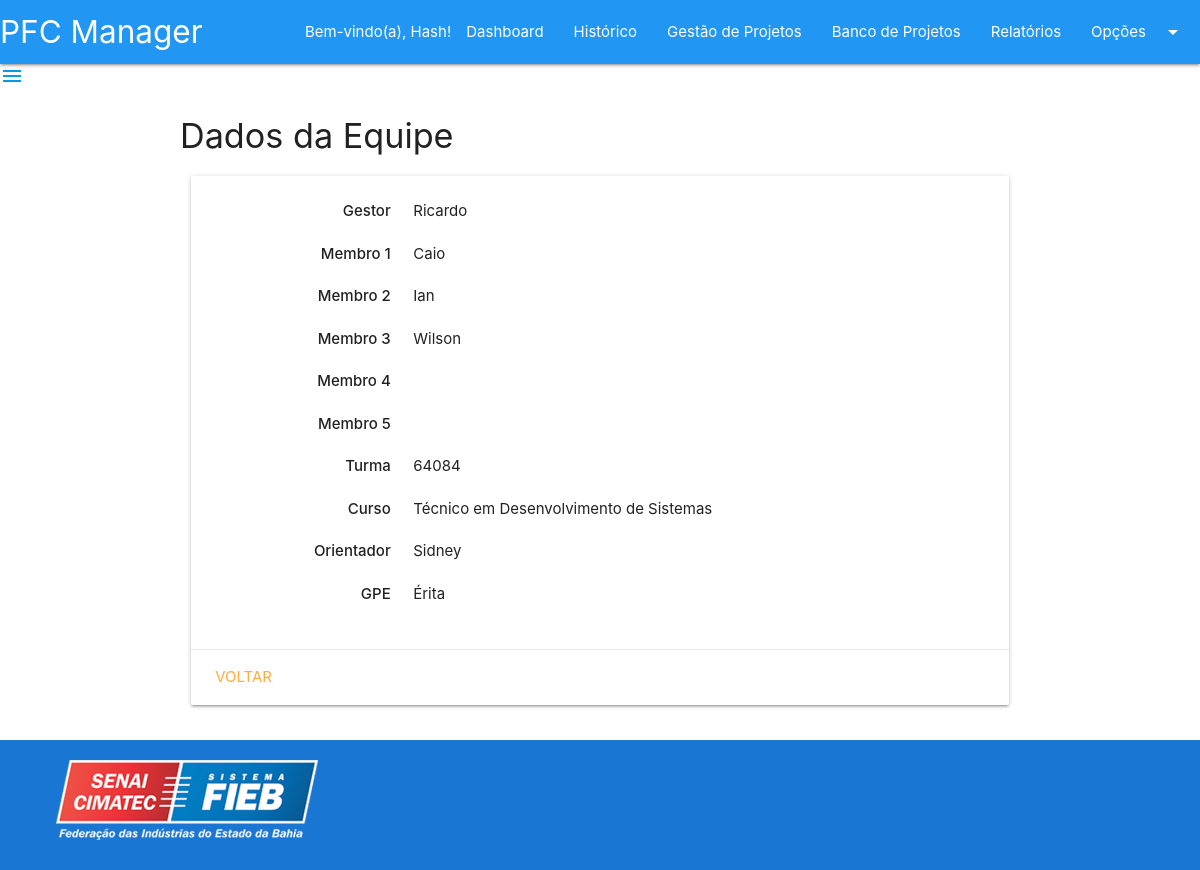
The page /telas/paginas_equipe/detalhes_equipe.php?id=7 (signed in) on the database its author committed.
### tables this page shows
CREATE TABLE `cursos` (
  `curso_id` int NOT NULL AUTO_INCREMENT,
  `curso_nome` varchar(45) DEFAULT NULL,
  `curso_area_id` int NOT NULL,
  `curso_coordenador_id` int NOT NULL,
  PRIMARY KEY (`curso_id`),
  KEY `fk_cursos_areas1_idx` (`curso_area_id`),
  KEY `fk_cursos_coordenadores1_idx` (`curso_coordenador_id`),
  CONSTRAINT `fk_cursos_areas1` FOREIGN KEY (`curso_area_id`) REFERENCES `areas` (`area_id`),
  CONSTRAINT `fk_cursos_coordenadores1` FOREIGN KEY (`curso_coordenador_id`) REFERENCES `coordenadores` (`coordenador_id`)
);

CREATE TABLE `equipes` (
  `equipe_id` int NOT NULL AUTO_INCREMENT,
  `equipe_nota` decimal(3,1) DEFAULT NULL,
  `equipe_gestor` varchar(45) DEFAULT NULL,
  `equipe_membro1` varchar(45) DEFAULT NULL,
  `equipe_membro2` varchar(45) DEFAULT NULL,
  `equipe_membro3` varchar(45) DEFAULT NULL,
  `equipe_membro4` varchar(45) DEFAULT NULL,
  `equipe_membro5` varchar(45) DEFAULT NULL,
  `equipe_tem_projeto` tinyint NOT NULL,
  `equipe_turma_id` int NOT NULL,
  PRIMARY KEY (`equipe_id`),
  KEY `fk_equipes_turmas1_idx` (`equipe_turma_id`),
  CONSTRAINT `fk_equipes_turmas1` FOREIGN KEY (`equipe_turma_id`) REFERENCES `turmas` (`turma_id`)
);

CREATE TABLE `turmas` (
  `turma_id` int NOT NULL AUTO_INCREMENT,
  `turma_codigo` varchar(45) DEFAULT NULL,
  `turma_turno` varchar(45) DEFAULT NULL,
  `turma_curso_id` int NOT NULL,
  `turma_orientador_id` int NOT NULL,
  `turma_gpe_id` int NOT NULL,
  PRIMARY KEY (`turma_id`),
  KEY `fk_turmas_cursos1_idx` (`turma_curso_id`),
  KEY `fk_turmas_orientadores1_idx` (`turma_orientador_id`),
  KEY `fk_turmas_gpes1_idx` (`turma_gpe_id`),
  CONSTRAINT `fk_turmas_cursos1` FOREIGN KEY (`turma_curso_id`) REFERENCES `cursos` (`curso_id`),
  CONSTRAINT `fk_turmas_gpes1` FOREIGN KEY (`turma_gpe_id`) REFERENCES `gpes` (`gpe_id`),
  CONSTRAINT `fk_turmas_orientadores1` FOREIGN KEY (`turma_orientador_id`) REFERENCES `orientadores` (`orientador_id`)
);

CREATE TABLE `orientadores` (
  `orientador_id` int NOT NULL AUTO_INCREMENT,
  `orientador_nome` varchar(45) DEFAULT NULL,
  PRIMARY KEY (`orientador_id`)
);

CREATE TABLE `gpes` (
  `gpe_id` int NOT NULL AUTO_INCREMENT,
  `gpe_nome` varchar(45) DEFAULT NULL,
  PRIMARY KEY (`gpe_id`)
);

### servicos/ServicosEquipe.php (called while the page is built, shortened)
<?php
class ServicosEquipe implements iServicosEquipe
{
    function listarEquipePorId($equipe_id)
    {
        $conexao = conectar();
        $consulta = "SELECT * FROM cursos
        INNER JOIN areas
          ON cursos.curso_area_id = areas.area_id
        INNER JOIN coordenadores
          ON cursos.curso_coordenador_id = coordenadores.coordenador_id
        INNER JOIN turmas
          ON turmas.turma_curso_id = cursos.curso_id
        INNER JOIN gpes
          ON turmas.turma_gpe_id = gpes.gpe_id
        INNER JOIN orientadores
          ON turmas.turma_orientador_id = orientadores.orientador_id
        INNER JOIN equipes
          ON equipes.equipe_turma_id = turmas.turma_id
        WHERE equipe_id = {$equipe_id}";
        $resultado = mysqli_query($conexao, $consulta);
        return $resultado;
    }
}

### telas/paginas_equipe/detalhes_equipe.php (the view, shortened to what this page needs)
<?php require_once("../../servicos/ServicosEquipe.php"); ?>
<?php
if ($_SESSION["usuario_nome"]) {
?>
    <?php
    $servicosEquipe = new ServicosEquipe();
    ?>
    <?php
    $resultado = $servicosEquipe->listarEquipePorId($_GET["id"]);
    $linha = mysqli_fetch_assoc($resultado);
    ?>
    <!DOCTYPE html>
    <html lang="pt-BR">
    <head>
        <?php include_once("../compartilhado/head.php"); ?>
    </head>
    <body>
        <?php include_once("../compartilhado/header.php"); ?>
        <main>
            <div class="container">
                <h4>Dados da Equipe</h4>
                <div class="row">
                    <div class="col s12">
                        <div class="card">
                            <div class="card-content">
                                <div class="row">
                                    <div class="col s3" style="text-align:right">
                                        <p><strong>Gestor</strong></p>
                                    </div>
                                    <div class="col s6">
                                        <p><?php echo $linha["equipe_gestor"] ?></p>
                                    </div>
                                </div>
                                <div class="row">
                                    <div class="col s3" style="text-align:right">
                                        <p><strong>Membro 1</strong></p>
                                    </div>
                                    <div class="col s6">
                                        <p><?php echo $linha["equipe_membro1"] ?></p>
                                    </div>
                                </div>
                                <div class="row">
                                    <div class="col s3" style="text-align:right">
                                        <p><strong>Membro 2</strong></p>
                                    </div>
                                    <div class="col s6">
                                        <p><?php echo $linha["equipe_membro2"] ?></p>
                                    </div>
                                </div>
                                <div class="row">
                                    <div class="col s3" style="text-align:right">
                                        <p><strong>Membro 3</strong></p>
                                    </div>
                                    <div class="col s6">
                                        <p><?php echo $linha["equipe_membro3"] ?></p>
                                    </div>
                                </div>
                                <div class="row">
                                    <div class="col s3" style="text-align:right">
                                        <p><strong>Membro 4</strong></p>
                                    </div>
                                    <div class="col s6">
                                    </div>
                                </div>
                                <div class="row">
                                    <div class="col s3" style="text-align:right">
                                        <p><strong>Membro 5</strong></p>
                                    </div>
                                    <div class="col s6">
                                    </div>
                                </div>
                                <div class="row">
                                    <div class="col s3" style="text-align:right">
                                        <p><strong>Turma</strong></p>
                                    </div>
                                    <div class="col s6">
                                        <p><?php echo $linha["turma_codigo"] ?></p>
                                    </div>
                                </div>
                                <div class="row">
                                    <div class="col s3" style="text-align:right">
                                        <p><strong>Curso</strong></p>
                                    </div>
                                    <div class="col s6">
                                        <p><?php echo $linha["curso_nome"] ?></p>
                                    </div>
                                </div>
                                <div class="row">
                                    <div class="col s3" style="text-align:right">
                                        <p><strong>Orientador</strong></p>
                                    </div>
                                    <div class="col s6">
                                        <p><?php echo $linha["orientador_nome"] ?></p>
                                    </div>
                                </div>
                                <div class="row">
                                    <div class="col s3" style="text-align:right">
                                        <p><strong>GPE</strong></p>
                                    </div>
                                    <div class="col s6">
                                        <p><?php echo $linha["gpe_nome"] ?></p>
                                    </div>
                                </div>
                            </div>
                            <div class="card-action">
                                <a href="../paginas_projeto/gestao.php">voltar</a>
                            </div>
                        </div>
                    </div>
                </div>
            </div>
        </main>
    </body>
    <?php include_once("../compartilhado/footer.php"); ?>
    </html>
<?php
} else {
    header("location:../inicio/login.php");
}
?>

### telas/compartilhado/head.php (style rules this page uses)
body { display: flex; min-height: 100vh; flex-direction: column; }
main { flex: 1 0 auto; }

### rows shown on the page
cursos: equipes.equipe_gestor "Ricardo", equipes.equipe_membro1 "Caio", equipes.equipe_membro2 "Ian", equipes.equipe_membro3 "Wilson", turmas.turma_codigo "64084", curso_nome "Técnico em Desenvolvimento de Sistemas", orientadores.orientador_nome "Sidney", gpes.gpe_nome "Érita"

### other values the page prints
$_SESSION["usuario_nome"] "Hash"
